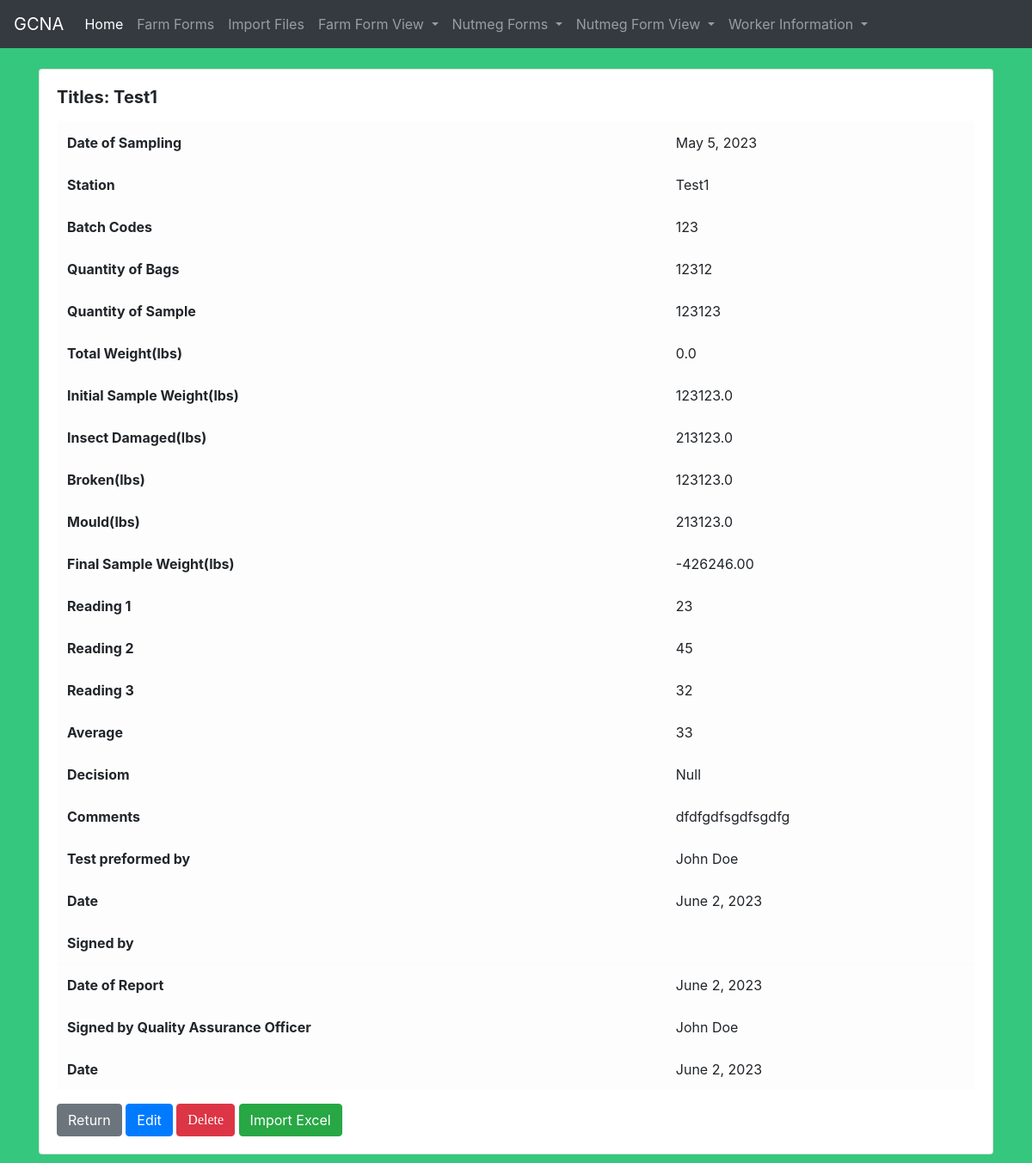
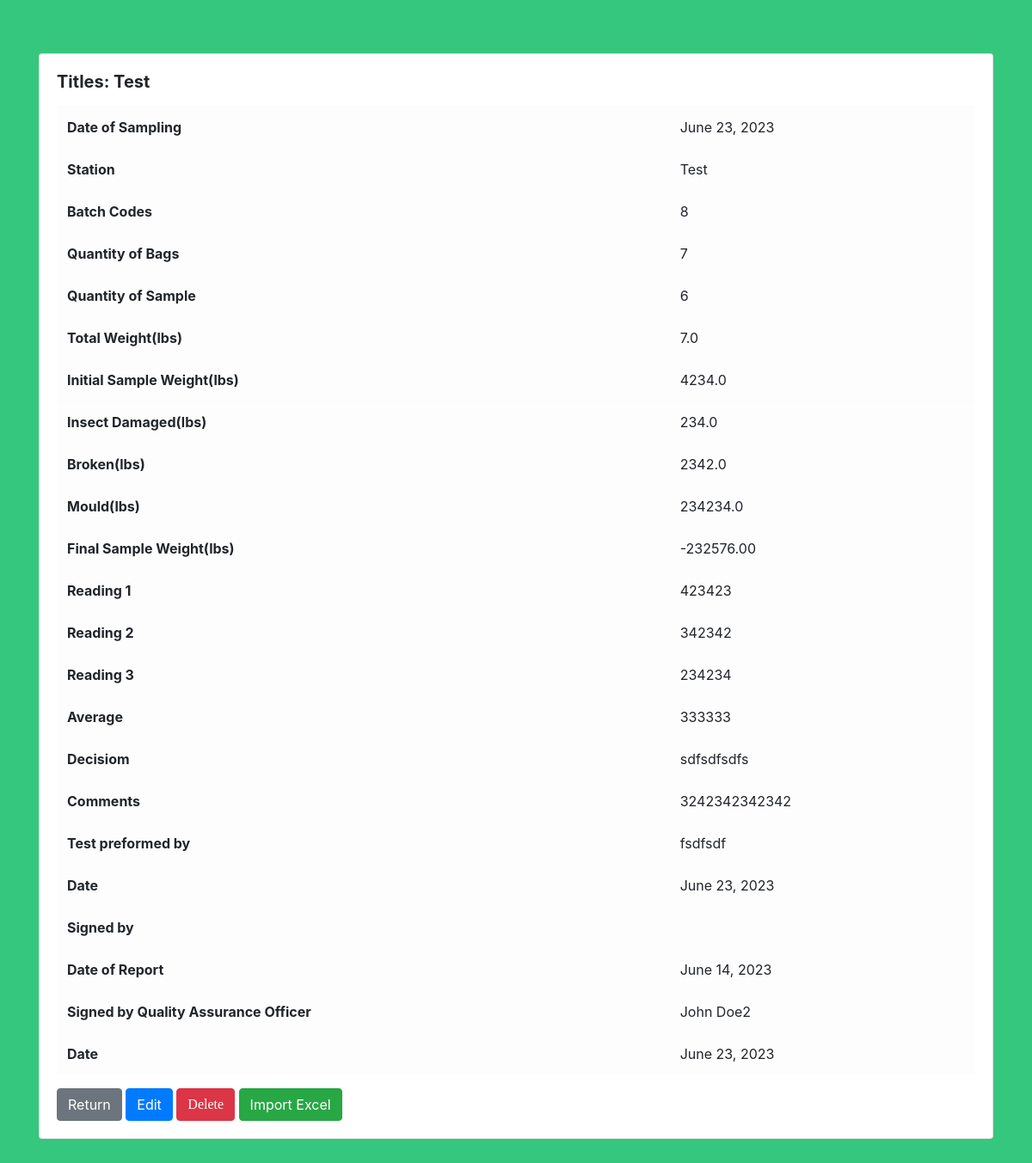
The page /viewDA/ on the database its author committed (2 pictures, top to bottom).
### gcna_data/models.py (models this page shows)
class Dried_Moisture_Analysis_A(models.Model):
    DECISION_MADE = [
        ('', 'What was the decision made?'),
        ('PASS', 'Pass'),
        ('FAIL', 'Fail'),
    ]
    Worker_ID_No = models.CharField(max_length=50, unique=True, null=True)
    Nutmeg_ID_No = models.CharField(max_length=50, unique=True, null=True)
    DATE_OF_SAMPLING = models.DateField('Date of Sampling',null=True)
    STATION= models.CharField(max_length=50, null=True)
    BATCH_CODE= models.IntegerField(default= 0)
    Quantity_of_Bags= models.IntegerField(default= 0)
    Quantity_of_Sample= models.IntegerField(default= 0)
    Total_Weight = models.FloatField(default= 0)
    Initial_Sample_Weight= models.FloatField(default= 0)
    Insect_Damaged = models.FloatField(default= 0)
    Broken= models.FloatField(default= 0)
    Mould= models.FloatField(default= 0)
    Final_Sample_Weight= models.DecimalField(default= 0,decimal_places=2,max_digits= 30)
    READING_1= models.CharField(max_length=50, null=True)
    READING_2= models.CharField(max_length=50, null=True)
    READING_3 = models.CharField(max_length=50, null=True)
    AVERAGE= models.CharField(max_length=50, null=True)
    DECISION = models.CharField(max_length=50,choices=DECISION_MADE,null=True)
    Comments = models.TextField(blank=True)
    TEST_PERFORMED_BY = models.CharField(max_length=50, null=True)
    DATE= models.DateField('Current Date',null=True)
    APPROVED_BY = models.CharField(max_length=50, null=True)
    DATE_OF_REPORT= models.DateField('Date of Report',null=True)
    SIGNED_BY_QUALITY_ASSURANCE_OFFICER = models.CharField(max_length=50, null=True)
    DATE= models.DateField('Current Date',null=True)
    def __str__(self):
        return self.STATION

### gcna_data/views.py (the view)
# urls.py: path("viewDA/", views.dried_A_Form, name="view_driedA"),
def dried_A_Form(request):
	dried_A_list = Dried_Moisture_Analysis_A.objects.all()
	return render(request,'gcna/view_driedA.html',{'dried_A_list': dried_A_list})

### gcna_data/templates/gcna/view_driedA.html (shortened to what this page needs)
{% extends 'gcna/base.html' %}
{% block content%}
{% for dried in dried_A_list %}
<div class="card">
  <div class="card-body">
    <h5 class="card-title"><strong>Titles: {{ dried }}</strong>
  </h5>
    <p class="card-text">
        <table id="vertical-1" class="table table-hover table-light">
         <tr>
            <th>Date of Sampling</th>
            <td>{{ dried.DATE_OF_SAMPLING }}</td>
        </tr>
        <tr>
            <th>Station</th>
            <td>{{ dried.STATION }}</td>
        </tr>
        <tr>
            <th>Batch Codes</th>
            <td>{{ dried.BATCH_CODE }}</td>
        </tr>
        <tr>
            <th>Quantity of Bags</th>
            <td>{{ dried.Quantity_of_Bags }}</td>
        </tr>
        <tr>
            <th>Quantity of Sample</th>
            <td>{{ dried.Quantity_of_Sample }}</td>
        </tr>
        <tr>
            <th>Total Weight(lbs)</th>
            <td>{{ dried.Total_Weight }}</td>
        </tr>
        <tr>
            <th>Initial Sample Weight(lbs)</th>
            <td>{{ dried.Initial_Sample_Weight }}</td>
        </tr>
        <tr>
            <th>Insect Damaged(lbs)</th>
            <td>{{ dried.Insect_Damaged }}</td>
        </tr>
        <tr>
            <th>Broken(lbs)</th>
            <td>{{ dried.Broken }}</td>
        </tr>
        <tr>
            <th>Mould(lbs)</th>
            <td>{{ dried.Mould }}</td>
        </tr>
        <tr>
            <th>Final Sample Weight(lbs)</th>
            <td>{{ dried.Final_Sample_Weight }}</td>
        </tr>
        <tr>
            <th>Reading 1</th>
            <td>{{ dried.READING_1 }}</td>
        </tr>
        <tr>
            <th>Reading 2</th>
            <td>{{ dried.READING_2 }}</td>
        </tr>
        <tr>
            <th>Reading 3</th>
            <td>{{ dried.READING_3 }}</td>
        </tr>
        <tr>
            <th>Average</th>
            <td>{{ dried.AVERAGE }}</td>
        </tr>
        <tr>
            <th>Decisiom</th>
            <td>{{ dried.DECISION }}</td>
        </tr>
        <tr>
            <th>Comments</th>
            <td>{{ dried.Comments }}</td>
        </tr>
        <tr>
            <th>Test preformed by</th>
            <td>{{ dried.TEST_PERFORMED_BY }}</td>
        </tr>
        <tr>
            <th>Date</th>
            <td>{{ dried.DATE }}</td>
        </tr>
        <tr>
            <th>Signed by</th>
            <td>{{ dried.SIGNED_BY }}</td>
        </tr>
        <tr>
            <th>Date of Report</th>
            <td>{{ dried.DATE_OF_REPORT }}</td>
        </tr>
        <tr>
            <th>Signed by Quality Assurance Officer</th>
            <td>{{ dried.SIGNED_BY_QUALITY_ASSURANCE_OFFICER }}</td>
        </tr>
                <tr>
            <th>Date</th>
            <td>{{ dried.DATE }}</td>
        </tr>
    </table>
                    </p>
            <a href="{% url 'adhome' %}" class="btn btn-secondary">Return</a>
                         <a href="{% url 'edit_dried_A' dried.pk %}" class="btn btn-primary">Edit</a>
     <form action="{% url 'delete_dried_A' dried.pk %}" method="POST" style="display: inline-block;">
        <button type="submit" class="btn btn-danger">Delete</button>
    </form>
    <a href="{% url 'import_data1' %}" class="btn btn-success">Import Excel</a>
 </div>        </div>
<br>
<br>
<br>
{% endfor %}
{% endblock %}

### GCNA/style.css (style rules this page uses)
* { box-sizing: border-box; }
body { background-color: rgba(4, 185, 94, 0.8); }
button { background-color: #00944a; color: #ffffff; border: none; padding: 10px 20px; font-size: 17px; font-family: Raleway; cursor: pointer; }

### rows shown on the page
Dried_Moisture_Analysis_A: STATION "Test1", DATE_OF_SAMPLING "May 5, 2023", BATCH_CODE "123", Quantity_of_Bags "12312", Quantity_of_Sample "123123", Total_Weight "0.0", Initial_Sample_Weight "123123.0", Insect_Damaged "213123.0", Broken "123123.0", Mould "213123.0", Final_Sample_Weight "-426246.00", READING_1 "23", READING_2 "45", READING_3 "32", AVERAGE "33", DECISION "Null", Comments "dfdfgdfsgdfsgdfg", TEST_PERFORMED_BY "John Doe", DATE "June 2, 2023", DATE_OF_REPORT "June 2, 2023", SIGNED_BY_QUALITY_ASSURANCE_OFFICER "John Doe"
Dried_Moisture_Analysis_A: STATION "Test", DATE_OF_SAMPLING "June 23, 2023", BATCH_CODE "8", Quantity_of_Bags "7", Quantity_of_Sample "6", Total_Weight "7.0", Initial_Sample_Weight "4234.0", Insect_Damaged "234.0", Broken "2342.0", Mould "234234.0", Final_Sample_Weight "-232576.00", READING_1 "423423", READING_2 "342342", READING_3 "234234", AVERAGE "333333", DECISION "sdfsdfsdfs", Comments "3242342342342", TEST_PERFORMED_BY "fsdfsdf", DATE "June 23, 2023", DATE_OF_REPORT "June 14, 2023", SIGNED_BY_QUALITY_ASSURANCE_OFFICER "John Doe2"
